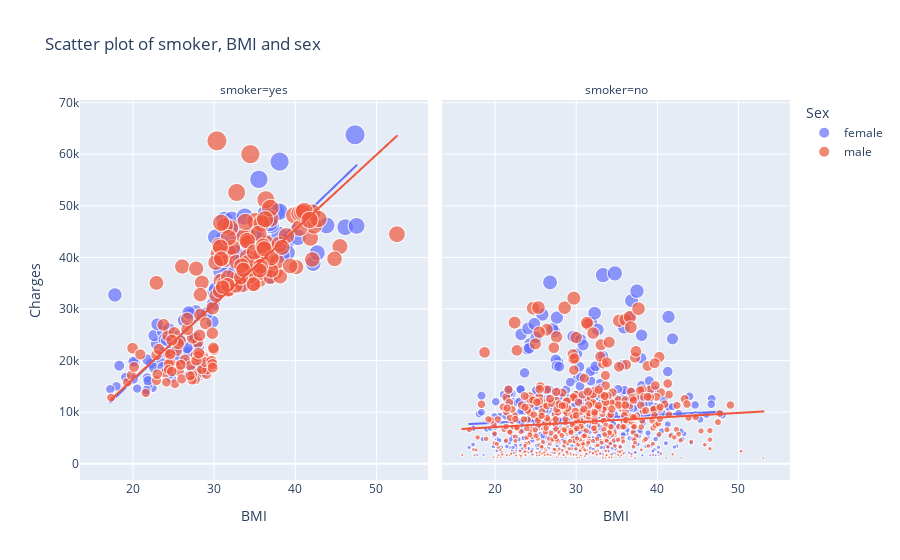

Notebook code cell kept with this figure:
### Code cell
fig = px.scatter(df, x='bmi', y='charges', facet_col="smoker",size='charges', color="sex", trendline="ols", title="Scatter plot of smoker, BMI and sex",
                    labels={ "bmi": "BMI",
                        "charges":"Charges",
                        'sex':'Sex'
      })
fig.show()

### Figure 1 — Plotly figure (JSON) as saved in the notebook; plotly's stock layout.template omitted (floating-point values rounded to 4 significant figures; data arrays with more than 128 entries replaced by an {"elided": "..."} marker saying what was removed)
{"data": [{"hovertemplate": "Sex=female<br>smoker=yes<br>BMI=%{x}<br>Charges=%{marker.size}<extra></extra>", "legendgroup": "female", "marker": {"color": "#636efa", "size": [16880.0, 27810.0, 37700.0, 23240.0, 14710.0, 16580.0, 39840.0, 43580.0, 47290.0, 30940.0, 19110.0, 17080.0, 32730.0, 19960.0, 21350.0, 36150.0, 48820.0, 37130.0, 19440.0, 38510.0, 29520.0, 47310.0, 17090.0, 22330.0, 47900.0, 24870.0, 34840.0, 47930.0, 48520.0, 13840.0, 18030.0, 21660.0, 15010.0, 19590.0, 14460.0, 18610.0, 28950.0, 37080.0, 19520.0, 48890.0, 63770.0, 45860.0, 39980.0, 58570.0, 43940.0, 15360.0, 17470.0, 25680.0, 42970.0, 34440.0, 42980.0, 24670.0, 27040.0, 40000.0, 46200.0, 44400.0, 40930.0, 16660.0, 40420.0, 19540.0, 23070.0, 17750.0, 24520.0, 38790.0, 23400.0, 55140.0, 36020.0, 27530.0, 45010.0, 37270.0, 42110.0, 24110.0, 40970.0, 46110.0, 46260.0, 29330.0, 19800.0, 17500.0, 21770.0, 14570.0, 16420.0, 35600.0, 21680.0, 44420.0, 39730.0, 20230.0, 21880.0, 19020.0, 33910.0, 44640.0, 16780.0, 24180.0, 34170.0, 46660.0, 40900.0, 36900.0, 40940.0, 22480.0, 23890.0, 18330.0, 21770.0, 33310.0, 18220.0, 20300.0, 41660.0, 26130.0, 20170.0, 24540.0, 14280.0, 16120.0, 33900.0, 36400.0, 18770.0, 43900.0, 29140.0], "sizemode": "area", "sizeref": 159.4, "symbol": "circle"}, "mode": "markers", "name": "female", "showlegend": true, "type": "scattergl", "x": [27.9, 26.29, 31.92, 22.88, 22.42, 24.75, 34.8, 31.16, 31.3, 29.92, 27.94, 28.3, 17.77, 23.37, 26.6, 36.85, 37.7, 36.08, 22.22, 36.67, 27.74, 32.2, 26.84, 28.12, 36.77, 22.61, 31.4, 33.8, 36.38, 21.7, 28.31, 24.89, 17.95, 20.23, 17.2, 22.6, 26.98, 33.5, 28.38, 38.06, 47.41, 46.2, 34.1, 38.09, 30.21, 21.85, 28.31, 23.66, 36.63, 33.11, 38.95, 25.3, 22.99, 32.77, 43.89, 38.06, 39.05, 21.75, 38.39, 26.4, 27.83, 28.88, 27.6, 42.24, 26.12, 35.53, 32.78, 29.81, 32.45, 30.78, 35.53, 23.84, 33.11, 47.6, 37.05, 26.89, 20.05, 24.6, 26.89, 20.52, 20.05, 31.02, 23.66, 35.2, 30.5, 28.02, 24.7, 18.3, 30.4, 34.96, 19.09, 25.85, 31.4, 36.86, 42.75, 32.49, 32.56, 26.7, 24.13, 28.49, 25.27, 30.02, 27.28, 25.55, 34.6, 24.42, 21.8, 27.64, 21.66, 21.85, 30.2, 34.7, 23.66, 40.37, 29.07], "xaxis": "x", "y": [16880.0, 27810.0, 37700.0, 23240.0, 14710.0, 16580.0, 39840.0, 43580.0, 47290.0, 30940.0, 19110.0, 17080.0, 32730.0, 19960.0, 21350.0, 36150.0, 48820.0, 37130.0, 19440.0, 38510.0, 29520.0, 47310.0, 17090.0, 22330.0, 47900.0, 24870.0, 34840.0, 47930.0, 48520.0, 13840.0, 18030.0, 21660.0, 15010.0, 19590.0, 14460.0, 18610.0, 28950.0, 37080.0, 19520.0, 48890.0, 63770.0, 45860.0, 39980.0, 58570.0, 43940.0, 15360.0, 17470.0, 25680.0, 42970.0, 34440.0, 42980.0, 24670.0, 27040.0, 40000.0, 46200.0, 44400.0, 40930.0, 16660.0, 40420.0, 19540.0, 23070.0, 17750.0, 24520.0, 38790.0, 23400.0, 55140.0, 36020.0, 27530.0, 45010.0, 37270.0, 42110.0, 24110.0, 40970.0, 46110.0, 46260.0, 29330.0, 19800.0, 17500.0, 21770.0, 14570.0, 16420.0, 35600.0, 21680.0, 44420.0, 39730.0, 20230.0, 21880.0, 19020.0, 33910.0, 44640.0, 16780.0, 24180.0, 34170.0, 46660.0, 40900.0, 36900.0, 40940.0, 22480.0, 23890.0, 18330.0, 21770.0, 33310.0, 18220.0, 20300.0, 41660.0, 26130.0, 20170.0, 24540.0, 14280.0, 16120.0, 33900.0, 36400.0, 18770.0, 43900.0, 29140.0], "yaxis": "y"}, {"hovertemplate": "<b>OLS trendline</b><br>charges = 1511.55 * bmi + -14075.5<br>R<sup>2</sup>=0.715563<br><br>Sex=female<br>smoker=yes<br>BMI=%{x}<br>Charges=%{y} <b>(trend)</b><extra></extra>", "legendgroup": "female", "marker": {"color": "#636efa", "symbol": "circle"}, "mode": "lines", "name": "female", "showlegend": false, "type": "scattergl", "x": [17.2, 17.77, 17.95, 18.3, 19.09, 20.05, 20.05, 20.23, 20.52, 21.66, 21.7, 21.75, 21.8, 21.85, 21.85, 22.22, 22.42, 22.6, 22.61, 22.88, 22.99, 23.37, 23.66, 23.66, 23.66, 23.84, 24.13, 24.42, 24.6, 24.7, 24.75, 24.89, 25.27, 25.3, 25.55, 25.85, 26.12, 26.29, 26.4, 26.6, 26.7, 26.84, 26.89, 26.89, 26.98, 27.28, 27.6, 27.64, 27.74, 27.83, 27.9, 27.94, 28.02, 28.12, 28.3, 28.31, 28.31, 28.38, 28.49, 28.88, 29.07, 29.81, 29.92, 30.02, 30.2, 30.21, 30.4, 30.5, 30.78, 31.02, 31.16, 31.3, 31.4, 31.4, 31.92, 32.2, 32.45, 32.49, 32.56, 32.77, 32.78, 33.11, 33.11, 33.5, 33.8, 34.1, 34.6, 34.7, 34.8, 34.96, 35.2, 35.53, 35.53, 36.08, 36.38, 36.63, 36.67, 36.77, 36.85, 36.86, 37.05, 37.7, 38.06, 38.06, 38.09, 38.39, 38.95, 39.05, 40.37, 42.24, 42.75, 43.89, 46.2, 47.41, 47.6], "xaxis": "x", "y": [11920.0, 12780.0, 13060.0, 13590.0, 14790.0, 16220.0, 16220.0, 16510.0, 16940.0, 18660.0, 18730.0, 18810.0, 18880.0, 18950.0, 18950.0, 19510.0, 19810.0, 20090.0, 20100.0, 20510.0, 20680.0, 21250.0, 21680.0, 21680.0, 21680.0, 21970.0, 22400.0, 22840.0, 23110.0, 23260.0, 23340.0, 23550.0, 24120.0, 24170.0, 24550.0, 25000.0, 25410.0, 25660.0, 25830.0, 26130.0, 26280.0, 26490.0, 26560.0, 26560.0, 26710.0, 27160.0, 27640.0, 27710.0, 27860.0, 27990.0, 28100.0, 28160.0, 28290.0, 28430.0, 28700.0, 28720.0, 28720.0, 28820.0, 28990.0, 29580.0, 29870.0, 30980.0, 31150.0, 31300.0, 31570.0, 31590.0, 31880.0, 32020.0, 32450.0, 32810.0, 33020.0, 33240.0, 33390.0, 33390.0, 34170.0, 34600.0, 34970.0, 35030.0, 35140.0, 35470.0, 35470.0, 35970.0, 35970.0, 36560.0, 37020.0, 37480.0, 38220.0, 38380.0, 38530.0, 38770.0, 39130.0, 39630.0, 39630.0, 40460.0, 40920.0, 41290.0, 41350.0, 41500.0, 41630.0, 41640.0, 41930.0, 42910.0, 43450.0, 43450.0, 43510.0, 43950.0, 44800.0, 44950.0, 46950.0, 49770.0, 50540.0, 52270.0, 55760.0, 57590.0, 57870.0], "yaxis": "y"}, {"hovertemplate": "Sex=female<br>smoker=no<br>BMI=%{x}<br>Charges=%{marker.size}<extra></extra>", "legendgroup": "female", "marker": {"color": "#636efa", "size": {"elided": "547 float values"}, "sizemode": "area", "sizeref": 159.4, "symbol": "circle"}, "mode": "markers", "name": "female", "showlegend": false, "type": "scattergl", "x": {"elided": "547 float values"}, "xaxis": "x2", "y": {"elided": "547 float values"}, "yaxis": "y2"}, {"hovertemplate": "<b>OLS trendline</b><br>charges = 77.1156 * bmi + 6407.22<br>R<sup>2</sup>=0.005639<br><br>Sex=female<br>smoker=no<br>BMI=%{x}<br>Charges=%{y} <b>(trend)</b><extra></extra>", "legendgroup": "female", "marker": {"color": "#636efa", "symbol": "circle"}, "mode": "lines", "name": "female", "showlegend": false, "type": "scattergl", "x": {"elided": "547 float values"}, "xaxis": "x2", "y": {"elided": "547 float values"}, "yaxis": "y2"}, {"hovertemplate": "Sex=male<br>smoker=yes<br>BMI=%{x}<br>Charges=%{marker.size}<extra></extra>", "legendgroup": "male", "marker": {"color": "#EF553B", "size": {"elided": "159 float values"}, "sizemode": "area", "sizeref": 159.4, "symbol": "circle"}, "mode": "markers", "name": "male", "showlegend": true, "type": "scattergl", "x": {"elided": "159 float values"}, "xaxis": "x", "y": {"elided": "159 float values"}, "yaxis": "y"}, {"hovertemplate": "<b>OLS trendline</b><br>charges = 1448.05 * bmi + -12577.6<br>R<sup>2</sup>=0.591908<br><br>Sex=male<br>smoker=yes<br>BMI=%{x}<br>Charges=%{y} <b>(trend)</b><extra></extra>", "legendgroup": "male", "marker": {"color": "#EF553B", "symbol": "circle"}, "mode": "lines", "name": "male", "showlegend": false, "type": "scattergl", "x": {"elided": "159 float values"}, "xaxis": "x", "y": {"elided": "159 float values"}, "yaxis": "y"}, {"hovertemplate": "Sex=male<br>smoker=no<br>BMI=%{x}<br>Charges=%{marker.size}<extra></extra>", "legendgroup": "male", "marker": {"color": "#EF553B", "size": {"elided": "516 float values"}, "sizemode": "area", "sizeref": 159.4, "symbol": "circle"}, "mode": "markers", "name": "male", "showlegend": false, "type": "scattergl", "x": {"elided": "516 float values"}, "xaxis": "x2", "y": {"elided": "516 float values"}, "yaxis": "y2"}, {"hovertemplate": "<b>OLS trendline</b><br>charges = 91.439 * bmi + 5286.04<br>R<sup>2</sup>=0.009207<br><br>Sex=male<br>smoker=no<br>BMI=%{x}<br>Charges=%{y} <b>(trend)</b><extra></extra>", "legendgroup": "male", "marker": {"color": "#EF553B", "symbol": "circle"}, "mode": "lines", "name": "male", "showlegend": false, "type": "scattergl", "x": {"elided": "516 float values"}, "xaxis": "x2", "y": {"elided": "516 float values"}, "yaxis": "y2"}], "layout": {"annotations": [{"font": {}, "showarrow": false, "text": "smoker=yes", "x": 0.245, "xanchor": "center", "xref": "paper", "y": 1, "yanchor": "bottom", "yref": "paper"}, {"font": {}, "showarrow": false, "text": "smoker=no", "x": 0.755, "xanchor": "center", "xref": "paper", "y": 1, "yanchor": "bottom", "yref": "paper"}], "legend": {"itemsizing": "constant", "title": {"text": "Sex"}, "tracegroupgap": 0}, "title": {"text": "Scatter plot of smoker, BMI and sex"}, "xaxis": {"anchor": "y", "domain": [0, 0.49], "title": {"text": "BMI"}}, "xaxis2": {"anchor": "y2", "domain": [0.51, 1], "matches": "x", "title": {"text": "BMI"}}, "yaxis": {"anchor": "x", "domain": [0, 1], "title": {"text": "Charges"}}, "yaxis2": {"anchor": "x2", "domain": [0, 1], "matches": "y", "showticklabels": false}}}
